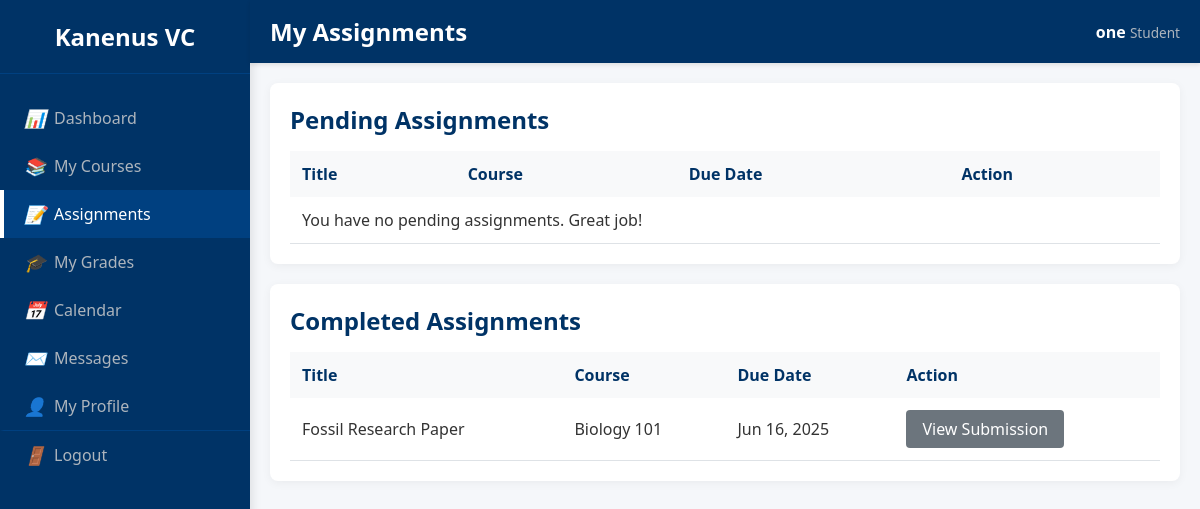
Page /VCLS/student/assignments.php (signed in) on the committed database.
### tables this page shows
CREATE TABLE `assignments` (
  `id` int(11) NOT NULL,
  `section_id` int(11) NOT NULL,
  `title` varchar(255) NOT NULL,
  `description` text DEFAULT NULL,
  `due_date` datetime DEFAULT NULL,
  `created_at` timestamp NOT NULL DEFAULT current_timestamp()
);

CREATE TABLE `sections` (
  `id` int(11) NOT NULL,
  `name` varchar(100) NOT NULL,
  `department_id` int(11) NOT NULL,
  `teacher_id` int(11) DEFAULT NULL
);

### VCLS/student/assignments.php (the view, shortened to what this page needs)
<?php
require_once '../includes/db_connect.php';
$student_id = $_SESSION['user_id'];
$pending_stmt = $conn->prepare("SELECT a.id, a.title, a.due_date, s.name AS section_name FROM assignments a JOIN sections s ON a.section_id = s.id JOIN enrollments e ON s.id = e.section_id LEFT JOIN submissions sub ON a.id = sub.assignment_id AND sub.student_id = e.student_id WHERE e.student_id = ? AND sub.id IS NULL ORDER BY a.due_date ASC");
$pending_stmt->bind_param("i", $student_id);
$pending_stmt->execute();
$pending_assignments = $pending_stmt->get_result();
$completed_stmt = $conn->prepare("SELECT a.id, a.title, a.due_date, s.name AS section_name FROM assignments a JOIN sections s ON a.section_id = s.id JOIN submissions sub ON a.id = sub.assignment_id WHERE sub.student_id = ? ORDER BY sub.submitted_at DESC");
$completed_stmt->bind_param("i", $student_id);
$completed_stmt->execute();
$completed_assignments = $completed_stmt->get_result();
?>
<div class="table-container-dash">
    <h2>Pending Assignments</h2>
    <table>
        <thead><tr><th>Title</th><th>Course</th><th>Due Date</th><th>Action</th></tr></thead>
        <tbody>
            <?php if ($pending_assignments->num_rows > 0): ?>
                <?php while($a = $pending_assignments->fetch_assoc()): ?>
                    <tr>
                        <td><?php echo htmlspecialchars($a['title']); ?></td>
                        <td><?php echo htmlspecialchars($a['section_name']); ?></td>
                        <td><?php echo date('M d, Y @ h:i A', strtotime($a['due_date'])); ?></td>
                        <td><a href="submit_assignment.php?id=<?php echo $a['id']; ?>" class="btn">Submit Now</a></td>
                    </tr>
                <?php endwhile; ?>
            <?php else: ?>
                <tr><td colspan="4">You have no pending assignments. Great job!</td></tr>
            <?php endif; ?>
        </tbody>
    </table>
</div>
<div class="table-container-dash" style="margin-top:20px;">
    <h2>Completed Assignments</h2>
    <table>
        <thead><tr><th>Title</th><th>Course</th><th>Due Date</th><th>Action</th></tr></thead>
        <tbody>
            <?php if ($completed_assignments->num_rows > 0): ?>
                <?php while($a = $completed_assignments->fetch_assoc()): ?>
                    <tr>
                        <td><?php echo htmlspecialchars($a['title']); ?></td>
                        <td><?php echo htmlspecialchars($a['section_name']); ?></td>
                        <td><?php echo date('M d, Y', strtotime($a['due_date'])); ?></td>
                        <td><a href="submit_assignment.php?id=<?php echo $a['id']; ?>" class="btn" style="background-color:#6c757d;">View Submission</a></td>
                    </tr>
                <?php endwhile; ?>
            <?php else: ?>
                <tr><td colspan="4">You have not completed any assignments yet.</td></tr>
            <?php endif; ?>
        </tbody>
    </table>
</div>
<?php
require 'includes/student_template.php';
?>

### VCLS/assets/css/dashboard.css (style rules this page uses)
body { margin: 0; padding: 0; background-color: #f5f7fa; color: #333; font-family: 'Segoe UI', Tahoma, Geneva, Verdana, sans-serif; }
.table-container-dash { background-color: #ffffff; border-radius: 8px; padding: 20px; box-shadow: 0 2px 10px rgba(0,0,0,0.05); }
.table-container-dash h2 { color: #003366; margin-top: 0; margin-bottom: 15px; }
.table-container-dash table { width: 100%; border-collapse: collapse; }
.table-container-dash th { background-color: #f8f9fa; color: #003366; padding: 12px; text-align: left; }
.table-container-dash td { padding: 12px; border-bottom: 1px solid #dee2e6; }
.btn { display: inline-block; padding: 8px 16px; background-color: #003366; color: white; border: none; border-radius: 4px; cursor: pointer; text-decoration: none; transition: background-color 0.3s; }

### rows in the picture
assignments: title "Fossil Research Paper", section.name "Biology 101", due_date "Jun 16, 2025"

### other values in the picture
$page_title "My Assignments"
$_SESSION['full_name'] "one"
